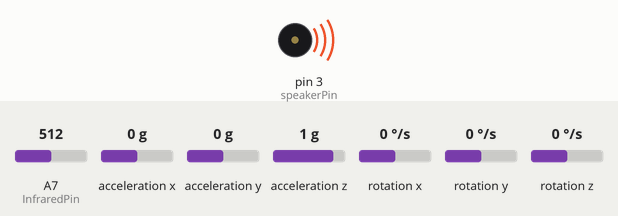
Recording of a sketch running on a simulated Arduino Leonardo, built with avr-gcc and run on an emulated ATmega32U4. On the bench: buzzer (waves = sounding). The test bench sets the inputs (shaded band); at power-on: A7 (InfraredPin) = 512, acceleration x 0 g, acceleration y 0 g, acceleration z 1 g, rotation x 0 °/s, rotation y 0 °/s, rotation z 0 °/s. What the sketch prints to the serial monitor is not drawn.

Above: at 0.1 s.
Timing chart, 0 to 1.6 s (numbered marks = the images above):
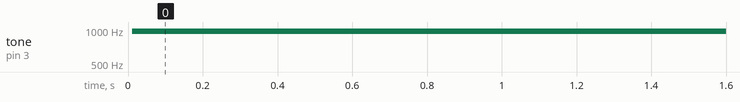

Measured:
- by itself, tone on pin 3 (speakerPin): silent → 977 Hz at 0.01 s

The sketch:

FreeRTOS2.ino
```cpp
  #include <Arduino_FreeRTOS.h>
  #include <semphr.h>

  #include "I2Cdev.h"
  #include "MPU6050.h"

  #define speakerPin 3
  #define InfraredPin A7
  #define svm_max  2147483645
  #define THRES 20000

  #if I2CDEV_IMPLEMENTATION == I2CDEV_ARDUINO_WIRE
  #include "Wire.h"
  #endif

  MPU6050 accelgyro;

  SemaphoreHandle_t xSerialSemaphore;

  int helmet_condition;

  // define task that we want to use
  void TaskBlink( void *pvParameters );
  void TaskAcceleroRead( void *pvParameters );
  void TaskAlarmSpeed( void *pvParameters );
  void TaskReadInfrared( void *pvParameters );

  //void TaskReadAccelero( void *pvParameters );
  //void TaskReadSerial(void *pvParameters);


  // the setup function runs once when you press reset or power the board
  void setup() {


    // initialize serial communication at 9600 bits per second:
    Serial.begin(115200);

    while (!Serial) {
      ; // wait for serial port to connect. Needed for native USB, on LEONARDO, MICRO, YUN, and other 32u4 based boards.


    }


  // Semaphores are useful to stop a Task proceeding, where it should be paused to wait,
  // because it is sharing a resource, such as the Serial port.
  // Semaphores should only be used whilst the scheduler is running, but we can set it up here.
  if ( xSerialSemaphore == NULL )  // Check to confirm that the Serial Semaphore has not already been created.
  {
    xSerialSemaphore = xSemaphoreCreateMutex();  // Create a mutex semaphore we will use to manage the Serial Port
    if ( ( xSerialSemaphore ) != NULL )
      xSemaphoreGive( ( xSerialSemaphore ) );  // Make the Serial Port available for use, by "Giving" the Semaphore.
  }


    // Now set up two tasks to run independently.
    xTaskCreate(
      TaskReadInfrared
      , (const portCHAR *) "Infrared"
      , 128
      , NULL
      , 3
      , NULL);

    xTaskCreate(
      TaskAlarmSpeed
      , (const portCHAR *) "Alarm"
      , 128
      , NULL
      , 1
      , NULL);

    xTaskCreate(
      TaskAcceleroRead
      ,  (const portCHAR *) "AcceleroRead"
      ,  128  // Stack size
      ,  NULL
      ,  2  // Priority
      ,  NULL );

    // Now the task scheduler, which takes over control of scheduling individual tasks, is automatically started.
  }

  void loop()
  {
    // Empty. Things are done in Tasks.
  }

  /*--------------------------------------------------*/
  /*---------------------- Tasks ---------------------*/
  /*--------------------------------------------------*/

  void TaskReadInfrared(void *pvParameters)
  {
    (void) pvParameters;
    pinMode(InfraredPin, INPUT);
    int tcrt;

    for(;;)
    {
      tcrt = analogRead(InfraredPin);
      if(tcrt<700)
      {
        helmet_condition = 1;
        digitalWrite(13, HIGH);
      }
      else
      {
        helmet_condition = 0;
        digitalWrite(13, LOW);
      }
      if ( xSemaphoreTake( xSerialSemaphore, ( TickType_t ) 5 ) == pdTRUE )
      {
      // We were able to obtain or "Take" the semaphore and can now access the shared resource.
      // We want to have the Serial Port for us alone, as it takes some time to print,
      // so we don't want it getting stolen during the middle of a conversion.
      // print out the state of the button:
        //Serial.println(" ============ TASK 4");
        Serial.print("2");Serial.print(",");
        Serial.println(helmet_condition);
        //Serial.println(tcrt);

        xSemaphoreGive( xSerialSemaphore ); // Now free or "Give" the Serial Port for others.
      }
      vTaskDelay( 1000/ portTICK_PERIOD_MS);
    }
  }

  void TaskAlarmSpeed(void *pvParameters)
  {
    (void) pvParameters;
    int speed_flag = 1;

    for(;;)
    {
      //Serial.println(" ===== TASK 3");
      if ( xSemaphoreTake( xSerialSemaphore, ( TickType_t ) 5 ) == pdTRUE )
      {
      // We were able to obtain or "Take" the semaphore and can now access the shared resource.
      // We want to have the Serial Port for us alone, as it takes some time to print,
      // so we don't want it getting stolen during the middle of a conversion.
      // print out the state of the button:
        //Serial.println(" ========== TASK 3");

        xSemaphoreGive( xSerialSemaphore ); // Now free or "Give" the Serial Port for others.
      }
      while (speed_flag==1)
      {
        analogWrite(3, 120);   // turn the LED on (HIGH is the voltage level)
        vTaskDelay( 300 / portTICK_PERIOD_MS ); // wait for one second
        analogWrite(3, 0);    // turn the LED off by making the voltage LOW
        vTaskDelay( 300 / portTICK_PERIOD_MS ); // wait for one second
        analogWrite(3, 120);   // turn the LED on (HIGH is the voltage level)
        vTaskDelay( 300 / portTICK_PERIOD_MS ); // wait for one second
        analogWrite(3, 0);    // turn the LED off by making the voltage LOW
        vTaskDelay( 300 / portTICK_PERIOD_MS ); // wait for one second
      }
      vTaskDelay(1000 / portTICK_PERIOD_MS );
    }
  }


  void TaskAcceleroRead(void *pvParameters)  // This is a task.
  {
    (void) pvParameters;

    int16_t ax, ay, az;
    int32_t ax32, ay32, az32;
    int16_t gx, gy, gz;
    int32_t svm;
    int accident_flag;


        // join I2C bus (I2Cdev library doesn't do this automatically)
    #if I2CDEV_IMPLEMENTATION == I2CDEV_ARDUINO_WIRE
      Wire.begin();
    #else if I2CDEV_IMPLEMENTATION == I2CDEV_BUILTIN_FASTWIRE
      Fastwire::setup(400, true);
    #endif


      // initialize device
    //Serial.println("Initializing I2C devices...");
    accelgyro.initialize();
    accelgyro.setFullScaleAccelRange(MPU6050_ACCEL_FS_16);
    // verify connection
    //Serial.println("Testing device connections...");
    //Serial.println(accelgyro.testConnection() ? "MPU6050 connection successful" : "MPU6050 connection failed");
    vTaskDelay( 1000 / portTICK_PERIOD_MS ); // wait for one second
    for (;;)
    {
      accelgyro.getMotion6(&ax, &ay, &az, &gx, &gy, &gz);
      ax32 = ax; ay32 = ay; az32 = az;
      svm = ax32 * ax32 + ay32 * ay32 + az32 * az32;
      svm = sqrt(svm);

      //#ifdef OUTPUT_ACCELGYRO_FALL
        // display tab-separated accel/gyro x/y/z values
        if (svm> svm_max)
          svm = svm_max;
        if (svm > THRES)
          {
            if ( xSemaphoreTake( xSerialSemaphore, ( TickType_t ) 30 ) == pdTRUE )
            {
              Serial.print("3");Serial.print(",");
              Serial.println("1");

              xSemaphoreGive( xSerialSemaphore ); // Now free or "Give" the Serial Port for others.
            }
          }
          else
          {
            if ( xSemaphoreTake( xSerialSemaphore, ( TickType_t ) 30 ) == pdTRUE )
            {
              Serial.print("3");Serial.print(",");
              Serial.println("0");

              xSemaphoreGive( xSerialSemaphore ); // Now free or "Give" the Serial Port for others.
            }
          }
        if ( xSemaphoreTake( xSerialSemaphore, ( TickType_t ) 5 ) == pdTRUE )
        {
          // We were able to obtain or "Take" the semaphore and can now access the shared resource.

          Serial.print("1"); Serial.print(",");
          Serial.print(ax); Serial.print(",");
          Serial.print(ay); Serial.print(",");
          Serial.print(az); Serial.print(",");
          Serial.println(svm);

          xSemaphoreGive( xSerialSemaphore ); // Now free or "Give" the Serial Port for others.
        }

      vTaskDelay( 300 / portTICK_PERIOD_MS ); // wait for one second
    }
  }
```
